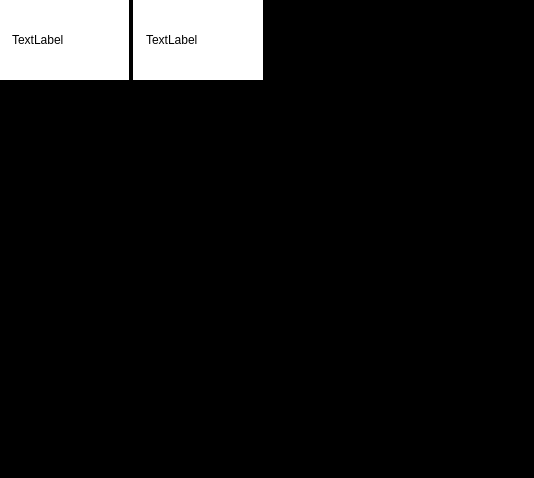
<?xml version="1.0" encoding="UTF-8"?>
<ui version="4.0">
 <class>MainWindow</class>
 <widget class="QMainWindow" name="MainWindow">
  <property name="enabled">
   <bool>true</bool>
  </property>
  <property name="geometry">
   <rect>
    <x>0</x>
    <y>0</y>
    <width>534</width>
    <height>478</height>
   </rect>
  </property>
  <property name="palette">
   <palette>
    <active>
     <colorrole role="WindowText">
      <brush brushstyle="SolidPattern">
       <color alpha="255">
        <red>0</red>
        <green>0</green>
        <blue>0</blue>
       </color>
      </brush>
     </colorrole>
     <colorrole role="Button">
      <brush brushstyle="SolidPattern">
       <color alpha="255">
        <red>0</red>
        <green>0</green>
        <blue>0</blue>
       </color>
      </brush>
     </colorrole>
     <colorrole role="Light">
      <brush brushstyle="SolidPattern">
       <color alpha="255">
        <red>255</red>
        <green>255</green>
        <blue>255</blue>
       </color>
      </brush>
     </colorrole>
     <colorrole role="Midlight">
      <brush brushstyle="SolidPattern">
       <color alpha="255">
        <red>247</red>
        <green>247</green>
        <blue>247</blue>
       </color>
      </brush>
     </colorrole>
     <colorrole role="Dark">
      <brush brushstyle="SolidPattern">
       <color alpha="255">
        <red>120</red>
        <green>120</green>
        <blue>120</blue>
       </color>
      </brush>
     </colorrole>
     <colorrole role="Mid">
      <brush brushstyle="SolidPattern">
       <color alpha="255">
        <red>160</red>
        <green>160</green>
        <blue>160</blue>
       </color>
      </brush>
     </colorrole>
     <colorrole role="Text">
      <brush brushstyle="SolidPattern">
       <color alpha="255">
        <red>0</red>
        <green>0</green>
        <blue>0</blue>
       </color>
      </brush>
     </colorrole>
     <colorrole role="BrightText">
      <brush brushstyle="SolidPattern">
       <color alpha="255">
        <red>255</red>
        <green>255</green>
        <blue>255</blue>
       </color>
      </brush>
     </colorrole>
     <colorrole role="ButtonText">
      <brush brushstyle="SolidPattern">
       <color alpha="255">
        <red>0</red>
        <green>0</green>
        <blue>0</blue>
       </color>
      </brush>
     </colorrole>
     <colorrole role="Base">
      <brush brushstyle="SolidPattern">
       <color alpha="255">
        <red>0</red>
        <green>0</green>
        <blue>0</blue>
       </color>
      </brush>
     </colorrole>
     <colorrole role="Window">
      <brush brushstyle="SolidPattern">
       <color alpha="255">
        <red>0</red>
        <green>0</green>
        <blue>0</blue>
       </color>
      </brush>
     </colorrole>
     <colorrole role="Shadow">
      <brush brushstyle="SolidPattern">
       <color alpha="255">
        <red>0</red>
        <green>0</green>
        <blue>0</blue>
       </color>
      </brush>
     </colorrole>
     <colorrole role="AlternateBase">
      <brush brushstyle="SolidPattern">
       <color alpha="255">
        <red>247</red>
        <green>247</green>
        <blue>247</blue>
       </color>
      </brush>
     </colorrole>
     <colorrole role="ToolTipBase">
      <brush brushstyle="SolidPattern">
       <color alpha="255">
        <red>255</red>
        <green>255</green>
        <blue>220</blue>
       </color>
      </brush>
     </colorrole>
     <colorrole role="ToolTipText">
      <brush brushstyle="SolidPattern">
       <color alpha="255">
        <red>0</red>
        <green>0</green>
        <blue>0</blue>
       </color>
      </brush>
     </colorrole>
    </active>
    <inactive>
     <colorrole role="WindowText">
      <brush brushstyle="SolidPattern">
       <color alpha="255">
        <red>0</red>
        <green>0</green>
        <blue>0</blue>
       </color>
      </brush>
     </colorrole>
     <colorrole role="Button">
      <brush brushstyle="SolidPattern">
       <color alpha="255">
        <red>0</red>
        <green>0</green>
        <blue>0</blue>
       </color>
      </brush>
     </colorrole>
     <colorrole role="Light">
      <brush brushstyle="SolidPattern">
       <color alpha="255">
        <red>255</red>
        <green>255</green>
        <blue>255</blue>
       </color>
      </brush>
     </colorrole>
     <colorrole role="Midlight">
      <brush brushstyle="SolidPattern">
       <color alpha="255">
        <red>227</red>
        <green>227</green>
        <blue>227</blue>
       </color>
      </brush>
     </colorrole>
     <colorrole role="Dark">
      <brush brushstyle="SolidPattern">
       <color alpha="255">
        <red>160</red>
        <green>160</green>
        <blue>160</blue>
       </color>
      </brush>
     </colorrole>
     <colorrole role="Mid">
      <brush brushstyle="SolidPattern">
       <color alpha="255">
        <red>160</red>
        <green>160</green>
        <blue>160</blue>
       </color>
      </brush>
     </colorrole>
     <colorrole role="Text">
      <brush brushstyle="SolidPattern">
       <color alpha="255">
        <red>0</red>
        <green>0</green>
        <blue>0</blue>
       </color>
      </brush>
     </colorrole>
     <colorrole role="BrightText">
      <brush brushstyle="SolidPattern">
       <color alpha="255">
        <red>255</red>
        <green>255</green>
        <blue>255</blue>
       </color>
      </brush>
     </colorrole>
     <colorrole role="ButtonText">
      <brush brushstyle="SolidPattern">
       <color alpha="255">
        <red>0</red>
        <green>0</green>
        <blue>0</blue>
       </color>
      </brush>
     </colorrole>
     <colorrole role="Base">
      <brush brushstyle="SolidPattern">
       <color alpha="255">
        <red>0</red>
        <green>0</green>
        <blue>0</blue>
       </color>
      </brush>
     </colorrole>
     <colorrole role="Window">
      <brush brushstyle="SolidPattern">
       <color alpha="255">
        <red>0</red>
        <green>0</green>
        <blue>0</blue>
       </color>
      </brush>
     </colorrole>
     <colorrole role="Shadow">
      <brush brushstyle="SolidPattern">
       <color alpha="255">
        <red>105</red>
        <green>105</green>
        <blue>105</blue>
       </color>
      </brush>
     </colorrole>
     <colorrole role="AlternateBase">
      <brush brushstyle="SolidPattern">
       <color alpha="255">
        <red>245</red>
        <green>245</green>
        <blue>245</blue>
       </color>
      </brush>
     </colorrole>
     <colorrole role="ToolTipBase">
      <brush brushstyle="SolidPattern">
       <color alpha="255">
        <red>255</red>
        <green>255</green>
        <blue>220</blue>
       </color>
      </brush>
     </colorrole>
     <colorrole role="ToolTipText">
      <brush brushstyle="SolidPattern">
       <color alpha="255">
        <red>0</red>
        <green>0</green>
        <blue>0</blue>
       </color>
      </brush>
     </colorrole>
    </inactive>
    <disabled>
     <colorrole role="WindowText">
      <brush brushstyle="SolidPattern">
       <color alpha="255">
        <red>120</red>
        <green>120</green>
        <blue>120</blue>
       </color>
      </brush>
     </colorrole>
     <colorrole role="Button">
      <brush brushstyle="SolidPattern">
       <color alpha="255">
        <red>0</red>
        <green>0</green>
        <blue>0</blue>
       </color>
      </brush>
     </colorrole>
     <colorrole role="Light">
      <brush brushstyle="SolidPattern">
       <color alpha="255">
        <red>255</red>
        <green>255</green>
        <blue>255</blue>
       </color>
      </brush>
     </colorrole>
     <colorrole role="Midlight">
      <brush brushstyle="SolidPattern">
       <color alpha="255">
        <red>247</red>
        <green>247</green>
        <blue>247</blue>
       </color>
      </brush>
     </colorrole>
     <colorrole role="Dark">
      <brush brushstyle="SolidPattern">
       <color alpha="255">
        <red>120</red>
        <green>120</green>
        <blue>120</blue>
       </color>
      </brush>
     </colorrole>
     <colorrole role="Mid">
      <brush brushstyle="SolidPattern">
       <color alpha="255">
        <red>160</red>
        <green>160</green>
        <blue>160</blue>
       </color>
      </brush>
     </colorrole>
     <colorrole role="Text">
      <brush brushstyle="SolidPattern">
       <color alpha="255">
        <red>120</red>
        <green>120</green>
        <blue>120</blue>
       </color>
      </brush>
     </colorrole>
     <colorrole role="BrightText">
      <brush brushstyle="SolidPattern">
       <color alpha="255">
        <red>255</red>
        <green>255</green>
        <blue>255</blue>
       </color>
      </brush>
     </colorrole>
     <colorrole role="ButtonText">
      <brush brushstyle="SolidPattern">
       <color alpha="255">
        <red>120</red>
        <green>120</green>
        <blue>120</blue>
       </color>
      </brush>
     </colorrole>
     <colorrole role="Base">
      <brush brushstyle="SolidPattern">
       <color alpha="255">
        <red>0</red>
        <green>0</green>
        <blue>0</blue>
       </color>
      </brush>
     </colorrole>
     <colorrole role="Window">
      <brush brushstyle="SolidPattern">
       <color alpha="255">
        <red>0</red>
        <green>0</green>
        <blue>0</blue>
       </color>
      </brush>
     </colorrole>
     <colorrole role="Shadow">
      <brush brushstyle="SolidPattern">
       <color alpha="255">
        <red>0</red>
        <green>0</green>
        <blue>0</blue>
       </color>
      </brush>
     </colorrole>
     <colorrole role="AlternateBase">
      <brush brushstyle="SolidPattern">
       <color alpha="255">
        <red>245</red>
        <green>245</green>
        <blue>245</blue>
       </color>
      </brush>
     </colorrole>
     <colorrole role="ToolTipBase">
      <brush brushstyle="SolidPattern">
       <color alpha="255">
        <red>255</red>
        <green>255</green>
        <blue>220</blue>
       </color>
      </brush>
     </colorrole>
     <colorrole role="ToolTipText">
      <brush brushstyle="SolidPattern">
       <color alpha="255">
        <red>0</red>
        <green>0</green>
        <blue>0</blue>
       </color>
      </brush>
     </colorrole>
    </disabled>
   </palette>
  </property>
  <property name="font">
   <font>
    <bold>true</bold>
   </font>
  </property>
  <property name="windowTitle">
   <string>MainWindow</string>
  </property>
  <property name="styleSheet">
   <string notr="true">background: rgb(0, 0, 0);</string>
  </property>
  <property name="dockOptions">
   <set>QMainWindow::AllowTabbedDocks|QMainWindow::AnimatedDocks</set>
  </property>
  <widget class="QWidget" name="centralwidget">
   <widget class="QWidget" name="gridLayoutWidget">
    <property name="geometry">
     <rect>
      <x>-1</x>
      <y>-1</y>
      <width>531</width>
      <height>421</height>
     </rect>
    </property>
    <layout class="QGridLayout" name="gridLayout">
     <property name="sizeConstraint">
      <enum>QLayout::SetDefaultConstraint</enum>
     </property>
     <property name="spacing">
      <number>4</number>
     </property>
     <item row="2" column="2">
      <widget class="QLabel" name="label_10">
       <property name="text">
        <string>TextLabel</string>
       </property>
      </widget>
     </item>
     <item row="5" column="2">
      <widget class="QLabel" name="label_11">
       <property name="text">
        <string>TextLabel</string>
       </property>
      </widget>
     </item>
     <item row="1" column="3">
      <widget class="QLabel" name="label_13">
       <property name="text">
        <string>TextLabel</string>
       </property>
      </widget>
     </item>
     <item row="2" column="1">
      <widget class="QLabel" name="label_7">
       <property name="text">
        <string>TextLabel</string>
       </property>
      </widget>
     </item>
     <item row="6" column="0">
      <widget class="QLabel" name="label">
       <property name="text">
        <string>TextLabel</string>
       </property>
      </widget>
     </item>
     <item row="2" column="0">
      <widget class="QLabel" name="label_3">
       <property name="text">
        <string>TextLabel</string>
       </property>
      </widget>
     </item>
     <item row="5" column="3">
      <widget class="QLabel" name="label_15">
       <property name="text">
        <string>TextLabel</string>
       </property>
      </widget>
     </item>
     <item row="5" column="1">
      <widget class="QLabel" name="label_6">
       <property name="text">
        <string>TextLabel</string>
       </property>
      </widget>
     </item>
     <item row="1" column="2">
      <widget class="QLabel" name="label_9">
       <property name="text">
        <string>TextLabel</string>
       </property>
      </widget>
     </item>
     <item row="2" column="3">
      <widget class="QLabel" name="label_14">
       <property name="text">
        <string>TextLabel</string>
       </property>
      </widget>
     </item>
     <item row="6" column="2">
      <widget class="QLabel" name="label_12">
       <property name="text">
        <string>TextLabel</string>
       </property>
      </widget>
     </item>
     <item row="6" column="1">
      <widget class="QLabel" name="label_5">
       <property name="text">
        <string>TextLabel</string>
       </property>
      </widget>
     </item>
     <item row="6" column="3">
      <widget class="QLabel" name="label_16">
       <property name="text">
        <string>TextLabel</string>
       </property>
      </widget>
     </item>
     <item row="5" column="0">
      <widget class="QLabel" name="label_2">
       <property name="text">
        <string>TextLabel</string>
       </property>
      </widget>
     </item>
     <item row="0" column="1">
      <widget class="QLabel" name="label_4">
       <property name="styleSheet">
        <string notr="true">border: 10px solid;
background: white;
border-color: white;</string>
       </property>
       <property name="text">
        <string>TextLabel</string>
       </property>
      </widget>
     </item>
     <item row="0" column="0">
      <widget class="QLabel" name="label_8">
       <property name="styleSheet">
        <string notr="true">background: white;
border: 10px solid;
border-color: white;</string>
       </property>
       <property name="text">
        <string>TextLabel</string>
       </property>
      </widget>
     </item>
    </layout>
   </widget>
  </widget>
  <widget class="QMenuBar" name="menubar">
   <property name="geometry">
    <rect>
     <x>0</x>
     <y>0</y>
     <width>534</width>
     <height>25</height>
    </rect>
   </property>
  </widget>
  <widget class="QStatusBar" name="statusbar"/>
 </widget>
 <resources/>
 <connections/>
</ui>
